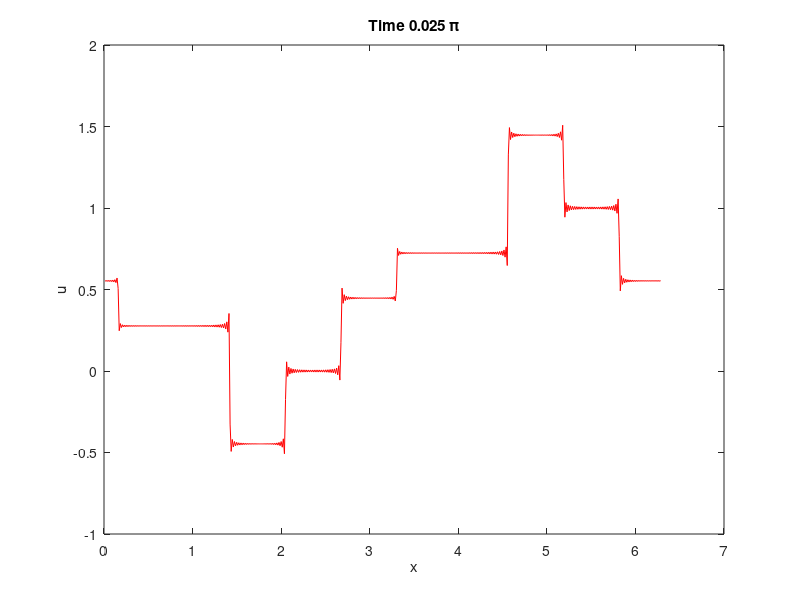

Here is the MATLAB script that generated this plot:
% This program computes the solution to the linearly dispersive
% wave equation using the Fast Fourier Transform

N = 512;                            % Number of grid points.
h = 2*pi/N;                         % Size of each grid.
x = h*(1:N);                        % Variable x as an array.
t = .05*pi;                         % Time to plot solution at
dt = .001;                          % Appropriate time step.
u0 = zeros(1,N);                    % Array to hold initial data
u0(N/2+1:N)= ones(1,N/2);           % Defining the initial data
k=(1i*[0:N/2-1 0 -N/2+1:-1]);       % Fourier wavenumbers
k3=k.^3;
u=ifft(exp(k3*t).*fft(u0));         % Calculate the solution 
plot(x,u,'r-');                     % Plot the solution
xlabel x; ylabel u;                 % Label the axes of the graphs
title(['Time ',num2str(t/(2*pi)),' \pi']); 